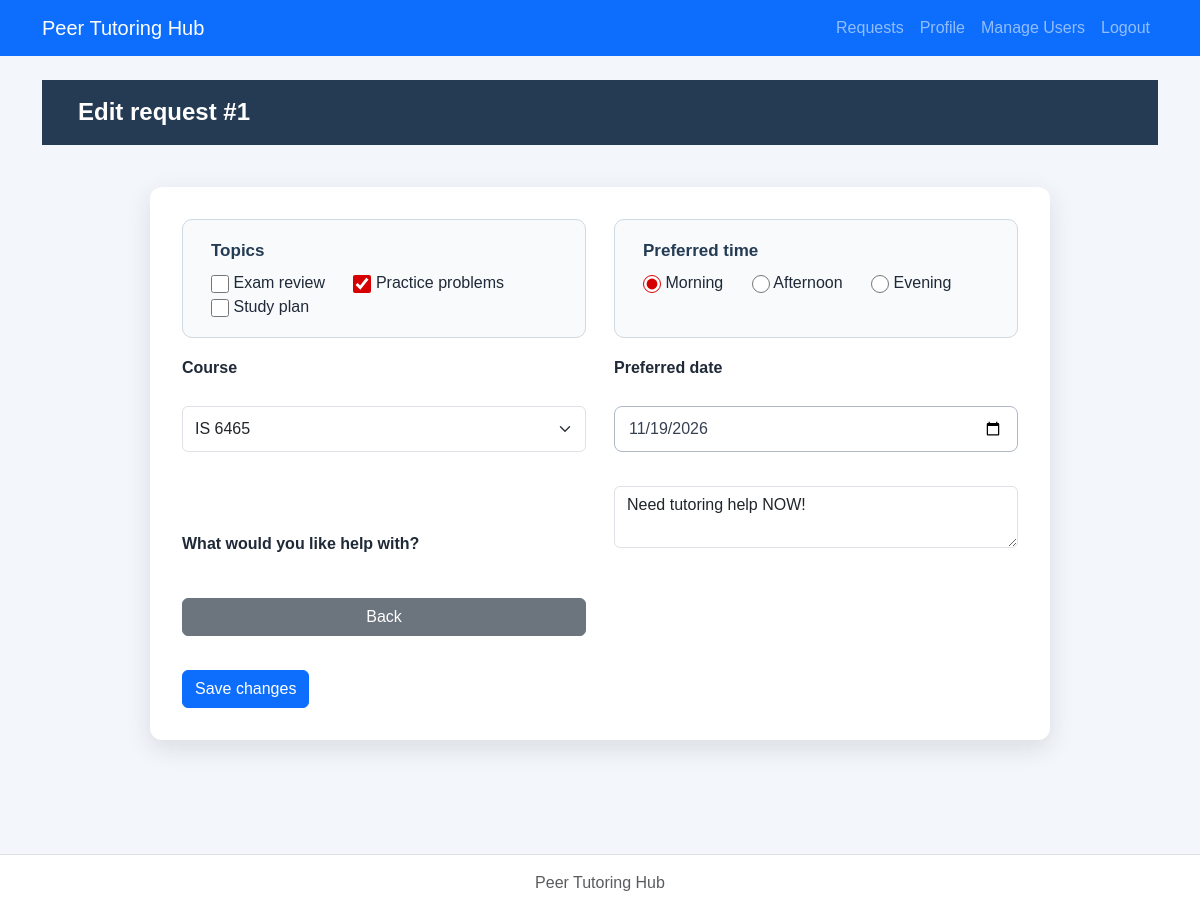
The page /lab7/php/edit-request.php?request_id=1 (signed in) on the database its author committed.
### tables this page shows
CREATE TABLE tutoring_requests (
    request_id INTEGER PRIMARY KEY,
    student_id INTEGER NOT NULL,
    course TEXT NOT NULL,
    topic TEXT NOT NULL,
    preferred_date TEXT NOT NULL,
    preferred_time TEXT NOT NULL,
    status TEXT NOT NULL DEFAULT 'Open' CHECK(status IN ('Open','Cancelled','Assigned','Completed')),
    created_at TEXT NOT NULL DEFAULT CURRENT_TIMESTAMP,
    FOREIGN KEY(student_id) REFERENCES students(student_id)
);

### lab7/includes/auth.php (called while the page is built, shortened)
<?php
function currentUserId(): ?int {
    return isset($_SESSION['user_id']) ? (int)$_SESSION['user_id'] : null;
}
function currentUser(PDO $pdo): ?array {
    $id = currentUserId();
    $stmt = $pdo->prepare('SELECT user_id, full_name, email, role, status FROM users WHERE user_id = ?');
    $stmt->execute([$id]);
    $user = $stmt->fetch();
    return $user;
}
function requireLogin(PDO $pdo): array {
    $user = currentUser($pdo);
    return $user;
}
if (!function_exists('escapeHtml')) {
    function escapeHtml(string $s): string {
        return htmlspecialchars($s, ENT_QUOTES | ENT_SUBSTITUTE, 'UTF-8');
    }
}

### lab7/repositories/requestPDO.php (called while the page is built, shortened)
<?php
function findRequest($pdo, $id, $ownerUserId = null) {
    $sql = 'SELECT r.*,s.student_name,s.student_email,s.user_id FROM tutoring_requests r JOIN students s ON r.student_id=s.student_id WHERE r.request_id=?';
    $args = [$id];
    $stmt=$pdo->prepare($sql);
    $stmt->execute($args);
    return $stmt->fetch();
}

### lab7/services/requestService.php (called while the page is built, shortened)
<?php
require_once dirname(__DIR__).'/repositories/requestPDO.php';
function decodeTopic($topic) {
    $v=json_decode($topic,true);
    return is_array($v)&&isset($v['reason'])&&is_array($v['topics']??null) ? $v : ['reason'=>$topic,'topics'=>[]];
}

### lab7/php/edit-request.php (the view, shortened to what this page needs)
<?php
require_once __DIR__ . '/../config/db.php';
require_once __DIR__ . '/../includes/auth.php';
require_once __DIR__ . '/../services/requestService.php';
$pdo = openDatabase();
$user = requireLogin($pdo);
$id = filter_input(INPUT_GET, 'request_id', FILTER_VALIDATE_INT);
$ownerId = ($user['role'] === 'Student') ? (int)$user['user_id'] : null;
$r = findRequest($pdo, $id, $ownerId);
$topic = decodeTopic($r['topic']);
require __DIR__ . '/../includes/header.php';
require __DIR__ . '/../includes/nav.php';
?>
<main class="container py-4">
    <h1>Edit request #<?= (int)$id ?></h1>
    <?php if ($r['status'] !== 'Open'): ?>
        <p>Only Open requests may be edited.</p>
    <?php else: ?>
        <form method="post" action="update-request.php">
            <label class="form-label" for="course">Course</label>
            <select class="form-select mb-3" id="course" name="course">
                <?php foreach (['IS 6465', 'IS 6495', 'IS 6570'] as $c): ?>
                    <option value="<?= escapeHtml($c) ?>" <?= $c === $r['course'] ? 'selected' : '' ?>><?= escapeHtml($c) ?></option>
                <?php endforeach; ?>
            </select>
            <label class="form-label" for="reason">What would you like help with?</label>
            <textarea class="form-control mb-3" id="reason" name="reason" minlength="10" maxlength="500" required><?= escapeHtml($topic['reason']) ?></textarea>
            <label class="form-label" for="preferreddate">Preferred date</label>
            <input class="form-control mb-3" id="preferreddate" name="preferreddate" type="date" value="<?= escapeHtml($r['preferred_date']) ?>" required>
            <fieldset>
                <legend>Topics</legend>
                <?php foreach (['Exam review', 'Practice problems', 'Study plan'] as $t): ?>
                    <label class="me-3"><input type="checkbox" name="topics[]" value="<?= escapeHtml($t) ?>" <?= in_array($t, $topic['topics'], true) ? 'checked' : '' ?>> <?= escapeHtml($t) ?></label>
                <?php endforeach; ?>
            </fieldset>
            <fieldset>
                <legend>Preferred time</legend>
                <?php foreach (['Morning', 'Afternoon', 'Evening'] as $t): ?>
                    <label class="me-3"><input type="radio" name="preferredtime" value="<?= escapeHtml($t) ?>" <?= $t === $r['preferred_time'] ? 'checked' : '' ?> required> <?= escapeHtml($t) ?></label>
                <?php endforeach; ?>
            </fieldset>
            <button class="btn btn-primary mt-3">Save changes</button>
            <a class="btn btn-secondary mt-3" href="request-details.php?request_id=<?= (int)$id ?>">Back</a>
        </form>
    <?php endif; ?>
</main>
<?php require __DIR__ . '/../includes/footer.php'; ?>

### lab7/css/styles.css (style rules this page uses)
* { box-sizing: border-box; }
body { margin: 0; min-height: 100vh; font-family: Arial, Helvetica, sans-serif; color: #1f2937; background-color: #f3f6fa; }
h1 { margin: 0; padding: 18px 36px; color: #ffffff; font-size: 24px; font-weight: 700; background-color: #243b53; }
main form { max-width: 900px; margin: 42px auto; padding: 32px; display: grid; grid-template-columns: 1fr 1fr; gap: 18px 28px; background-color: #ffffff; border-radius: 12px; box-shadow: 0 8px 24px rgba(31, 41, 55, 0.12); }
main form fieldset { min-width: 0; margin: 0; padding: 18px 20px; border: 1px solid #d1d9e2; border-radius: 10px; background-color: #f8fafc; }
main form fieldset:first-of-type { grid-column: 1; grid-row: 1; }
main form fieldset:nth-of-type(2) { grid-column: 2; grid-row: 1; }
main form legend { padding: 0 8px; color: #243b53; font-size: 17px; font-weight: 700; }
main form fieldset label { margin-left: 8px; font-size: 16px; font-weight: 400; cursor: pointer; }
main form input[type="checkbox"], main form input[type="radio"] { width: 18px; height: 18px; margin: 0; vertical-align: middle; accent-color: #d60000; cursor: pointer; }
main form label[for="course"] { grid-column: 1; grid-row: 2; }
main form #course { grid-column: 1; grid-row: 3; }
main form label[for="preferreddate"] { grid-column: 2; grid-row: 2; }
main form #preferreddate { grid-column: 2; grid-row: 3; }
main form > label { align-self: end; font-size: 16px; font-weight: 700; }
main form input:not([type="checkbox"]):not([type="radio"]), main form select, main form textarea { width: 100%; min-height: 46px; padding: 10px 14px; color: #374151; font: inherit; background-color: #ffffff; border: 1px solid #aeb8c5; border-radius: 8px; }
main form button { grid-column: 1 / -1; grid-row: 6; justify-self: start; margin-top: 8px; padding: 13px 26px; color: #ffffff; font-size: 16px; font-weight: 700; background-color: #d60000; border: 0; border-radius: 8px; cursor: pointer; }

### rows shown on the page
tutoring_requests: reason "Need tutoring help NOW!", preferreddate "11/19/2026", topic "☑", preferred_time "☑ Morning", preferred_time "Morning", preferred_time "☐ Afternoon", preferred_time "☐ Evening"

### other values the page prints
$id "1"
escapeHtml($t) "Exam review"
escapeHtml($t) "Practice problems"
escapeHtml($t) "Study plan"
escapeHtml($t) "Afternoon"
escapeHtml($t) "Evening"
form field course "IS 6465"
